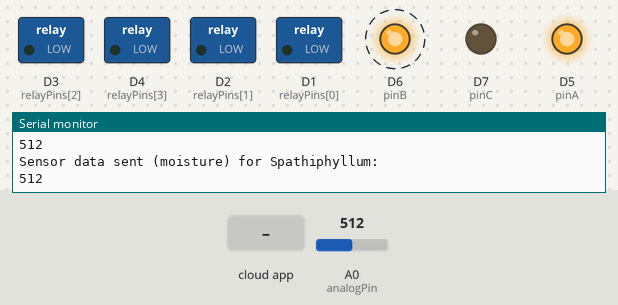
Bench run of a sketch on a simulated ESP8266 (NodeMCU). Parts: switched loads named in the sketch (green lamp = pin HIGH), output pins drawn as LEDs (lit = HIGH), the last lines printed to the serial monitor. Dashed ring = blinking. The inputs (shaded band) are chosen by the test bench; at power-on: A0 (analogPin) = 512. WiFi joins after 1.5 s; servers stay silent unless stated; the Firebase database answers and starts empty.

Above: at 2.7 s.
2.8 s: the phone or cloud app sets pumpState to ON
At 5.1 s:
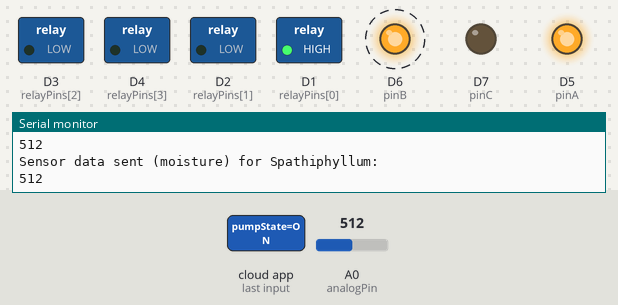
5.9 s: the phone or cloud app sets pumpState to OFF
At 6.65 s:
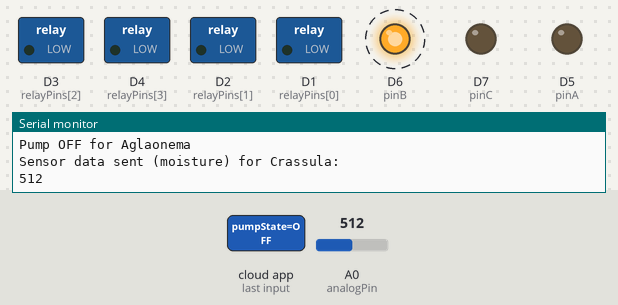
9.0 s: the phone or cloud app sets pumpState to ON
At 9.8 s:
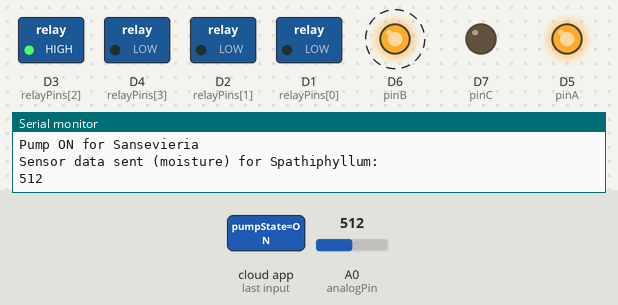
Timing chart, 0 to 18.1 s (numbered marks = the images above; inputs shaded):
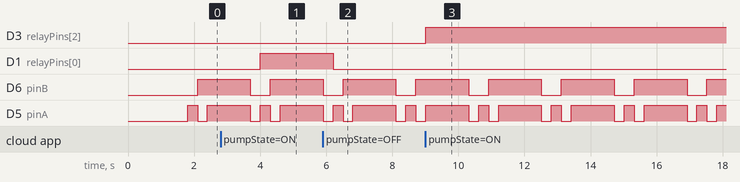

Measured:
- after the input at 2.8 s, D1 (relayPins[0]): LOW → HIGH after 1.2 s
- after the input at 5.9 s, D1 (relayPins[0]): HIGH → LOW after 0.31 s
- after the input at 9.0 s, D3 (relayPins[2]): LOW → HIGH at once
- by itself, D6 (pinB): alternates HIGH for 1.6 s and LOW for 0.60 s
- by itself, D5 (pinA): repeats every 2.2 s: LOW 0.30 s, HIGH 0.30 s, LOW 0.30 s, HIGH 1.3 s

The sketch:

sketch_nov7a.ino
```cpp
#include <Arduino.h>
#if defined(ESP32)
  #include <WiFi.h>
#elif defined(ESP8266)
  #include <ESP8266WiFi.h>
#endif
#include <Firebase_ESP_Client.h>
#include "addons/TokenHelper.h"
#include "addons/RTDBHelper.h"

#define WIFI_SSID "adelisa"
#define WIFI_PASSWORD "adelisa123"
#define API_KEY "AIzaSyA8zDvAOIhfeZtquCiZv34KojLggfFeMow"
#define DATABASE_URL "mypwsproject-default-rtdb.europe-west1.firebasedatabase.app"

const int pinA = D5;
const int pinB = D6;
const int pinC = D7;

const int analogPin = A0;
const String plantNames[] = {"Aglaonema", "Crassula", "Sansevieria", "Spathiphyllum"};
const int relayPins[] = {D1, D2, D3, D4};
String lastPumpStates[4];

FirebaseData fbdo;
FirebaseAuth auth;
FirebaseConfig config;

unsigned long sendDataPrevMillis = 0;
bool signupOK = false;

void listenToFirebase(int channel);
void selectChannel(int channel);

void setup() {
  Serial.begin(115200);

  for (int i = 0; i < 4; i++) {
    pinMode(relayPins[i], OUTPUT);
  }

  pinMode(pinA, OUTPUT);
  pinMode(pinB, OUTPUT);
  pinMode(pinC, OUTPUT);

  WiFi.begin(WIFI_SSID, WIFI_PASSWORD);
  Serial.print("Connecting to Wi-Fi");
  while (WiFi.status() != WL_CONNECTED) {
    Serial.print(".");
    delay(300);
  }
  Serial.println();
  Serial.print("Connected with IP: ");
  Serial.println(WiFi.localIP());
  Serial.println();

  config.api_key = API_KEY;
  config.database_url = DATABASE_URL;

  if (Firebase.signUp(&config, &auth, "", "")) {
    Serial.println("ok");
    signupOK = true;
  } else {
    Serial.printf("%s\n", config.signer.signupError.message.c_str());
  }

  config.token_status_callback = tokenStatusCallback;
  Firebase.begin(&config, &auth);
  Firebase.reconnectWiFi(true);
}

void loop() {
  if (Firebase.ready() && signupOK && (millis() - sendDataPrevMillis > 1000 || sendDataPrevMillis == 0)) {
    sendDataPrevMillis = millis();

    for (int channel = 0; channel < 4; channel++) {
      selectChannel(channel);
      int sensorValue = analogRead(analogPin);

      String path = "plants/" + plantNames[channel] + "/moistureLevel";
      if (Firebase.RTDB.setInt(&fbdo, path.c_str(), sensorValue)) {
        Serial.println("Sensor data sent (moisture) for " + plantNames[channel] + ":");
        Serial.println(sensorValue);
      } else {
        Serial.println("Error sending sensor data (moisture) for " + plantNames[channel] + ":");
        Serial.println(fbdo.errorReason());
      }

      listenToFirebase(channel);
    }
  }
  delay(1000);
}

void listenToFirebase(int channel) {
  String path = "plants/" + plantNames[channel] + "/pumpState";
  if (Firebase.RTDB.getString(&fbdo, path.c_str())) {
    String pumpState = fbdo.to<String>();

    if (pumpState != lastPumpStates[channel]) {
      lastPumpStates[channel] = pumpState;

      if (pumpState == "ON") {
        digitalWrite(relayPins[channel], HIGH);
        Serial.println("Pump ON for " + plantNames[channel]);
      } else if (pumpState == "OFF") {
        digitalWrite(relayPins[channel], LOW);
        Serial.println("Pump OFF for " + plantNames[channel]);
      }
    }
  } else {
    Serial.println("Error reading pumpState for " + plantNames[channel] + ": " + fbdo.errorReason());
  }
}

void selectChannel(int channel) {
  digitalWrite(pinA, bitRead(channel, 0));
  digitalWrite(pinB, bitRead(channel, 1));
  digitalWrite(pinC, bitRead(channel, 2));
}
```
